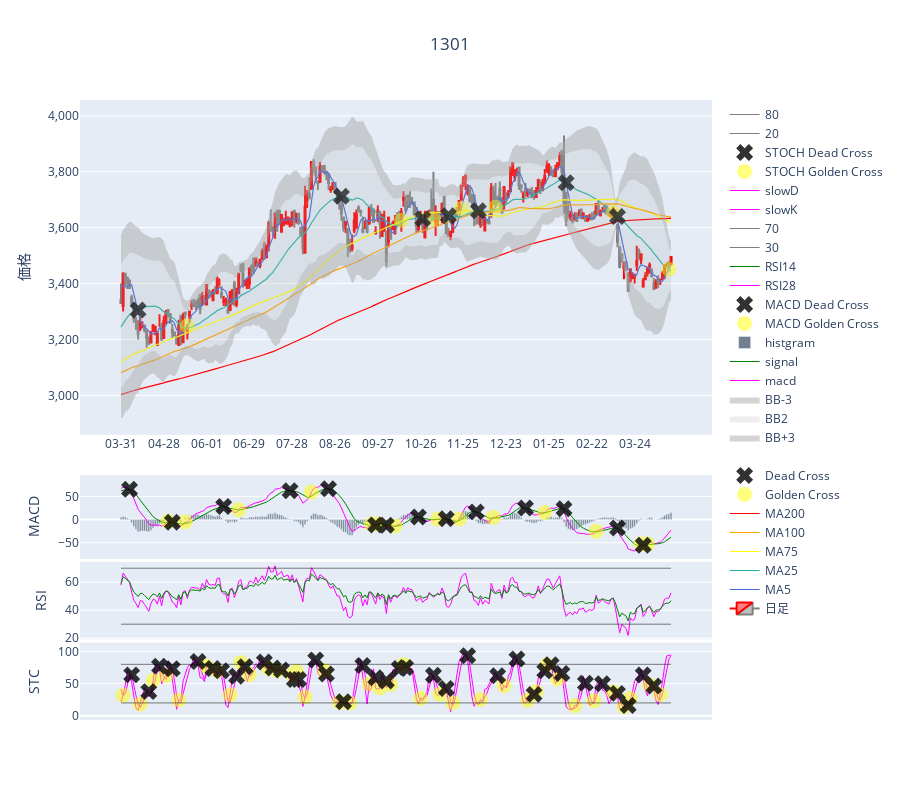

The notebook cell this image was saved under:
### Code cell
get_stock_graph("Prime_data", 1301, 2022, 3, 31)

### Figure 1 — Plotly figure (JSON) as saved in the notebook; plotly's stock layout.template omitted (floating-point values rounded to 4 significant figures; data arrays with more than 128 entries replaced by an {"elided": "..."} marker saying what was removed)
{"data": [{"close": {"elided": "258 int values"}, "decreasing": {"line": {"color": "gray"}}, "high": {"elided": "258 int values"}, "increasing": {"line": {"color": "red"}}, "low": {"elided": "258 int values"}, "name": "日足", "open": {"elided": "258 int values"}, "type": "candlestick", "x": {"elided": "258 str values"}}, {"line": {"color": "royalblue", "width": 1.2}, "name": "MA5", "type": "scatter", "x": {"elided": "258 str values"}, "y": {"elided": "258 float values"}, "yaxis": "y"}, {"line": {"color": "lightseagreen", "width": 1.2}, "name": "MA25", "type": "scatter", "x": {"elided": "258 str values"}, "y": {"elided": "258 float values"}, "yaxis": "y"}, {"line": {"color": "yellow", "width": 1.2}, "name": "MA75", "type": "scatter", "x": {"elided": "258 str values"}, "y": {"elided": "258 float values"}, "yaxis": "y"}, {"line": {"color": "orange", "width": 1.2}, "name": "MA100", "type": "scatter", "x": {"elided": "258 str values"}, "y": {"elided": "258 float values"}, "yaxis": "y"}, {"line": {"color": "red", "width": 1.2}, "name": "MA200", "type": "scatter", "x": {"elided": "258 str values"}, "y": {"elided": "258 float values"}, "yaxis": "y"}, {"marker": {"color": "yellow", "size": 15}, "mode": "markers", "name": "Golden Cross", "opacity": 0.5, "type": "scatter", "x": {"elided": "258 str values"}, "y": {"elided": "258 int values"}, "yaxis": "y"}, {"marker": {"color": "black", "size": 15, "symbol": "x"}, "mode": "markers", "name": "Dead Cross", "opacity": 0.8, "type": "scatter", "x": {"elided": "258 str values"}, "y": {"elided": "258 float values"}, "yaxis": "y"}, {"line": {"color": "lavender", "width": 0}, "name": "", "type": "scatter", "x": {"elided": "258 str values"}, "y": {"elided": "258 float values"}, "yaxis": "y"}, {"fill": "tonexty", "fillcolor": "rgba(170,170,170,.5)", "line": {"color": "lavender", "width": 0}, "name": "BB+3", "type": "scatter", "x": {"elided": "258 str values"}, "y": {"elided": "258 float values"}, "yaxis": "y"}, {"fill": "tonexty", "fillcolor": "rgba(170,170,170,.2)", "line": {"color": "lavender", "width": 0}, "name": "BB2", "type": "scatter", "x": {"elided": "258 str values"}, "y": {"elided": "258 float values"}, "yaxis": "y"}, {"fill": "tonexty", "fillcolor": "rgba(170,170,170,.5)", "line": {"color": "lavender", "width": 0}, "name": "BB-3", "type": "scatter", "x": {"elided": "258 str values"}, "y": {"elided": "258 float values"}, "yaxis": "y"}, {"line": {"color": "magenta", "width": 1}, "name": "macd", "type": "scatter", "x": {"elided": "258 str values"}, "y": {"elided": "258 float values"}, "yaxis": "y3"}, {"line": {"color": "green", "width": 1}, "name": "signal", "type": "scatter", "x": {"elided": "258 str values"}, "y": {"elided": "258 float values"}, "yaxis": "y3"}, {"marker": {"color": "slategray"}, "name": "histgram", "type": "bar", "x": {"elided": "258 str values"}, "y": {"elided": "258 float values"}, "yaxis": "y3"}, {"marker": {"color": "yellow", "size": 15}, "mode": "markers", "name": "MACD Golden Cross", "opacity": 0.5, "type": "scatter", "x": {"elided": "258 str values"}, "y": {"elided": "258 float values"}, "yaxis": "y3"}, {"marker": {"color": "black", "size": 15, "symbol": "x"}, "mode": "markers", "name": "MACD Dead Cross", "opacity": 0.8, "type": "scatter", "x": {"elided": "258 str values"}, "y": {"elided": "258 float values"}, "yaxis": "y3"}, {"line": {"color": "magenta", "width": 1}, "name": "RSI28", "type": "scatter", "x": {"elided": "258 str values"}, "y": {"elided": "258 float values"}, "yaxis": "y4"}, {"line": {"color": "green", "width": 1}, "name": "RSI14", "type": "scatter", "x": {"elided": "258 str values"}, "y": {"elided": "258 float values"}, "yaxis": "y4"}, {"line": {"color": "black", "width": 0.5}, "name": "30", "type": "scatter", "x": {"elided": "258 str values"}, "y": {"elided": "258 int values"}, "yaxis": "y4"}, {"line": {"color": "black", "width": 0.5}, "name": "70", "type": "scatter", "x": {"elided": "258 str values"}, "y": {"elided": "258 int values"}, "yaxis": "y4"}, {"line": {"color": "magenta", "width": 1}, "name": "slowK", "type": "scatter", "x": {"elided": "258 str values"}, "y": {"elided": "258 float values"}, "yaxis": "y5"}, {"line": {"color": "magenta", "width": 1}, "name": "slowD", "type": "scatter", "x": {"elided": "258 str values"}, "y": {"elided": "258 float values"}, "yaxis": "y5"}, {"marker": {"color": "yellow", "size": 15}, "mode": "markers", "name": "STOCH Golden Cross", "opacity": 0.5, "type": "scatter", "x": {"elided": "258 str values"}, "y": {"elided": "258 float values"}, "yaxis": "y5"}, {"marker": {"color": "black", "size": 15, "symbol": "x"}, "mode": "markers", "name": "STOCH Dead Cross", "opacity": 0.8, "type": "scatter", "x": {"elided": "258 str values"}, "y": {"elided": "258 float values"}, "yaxis": "y5"}, {"line": {"color": "black", "width": 0.5}, "name": "20", "type": "scatter", "x": {"elided": "258 str values"}, "y": {"elided": "258 int values"}, "yaxis": "y5"}, {"line": {"color": "black", "width": 0.5}, "name": "80", "type": "scatter", "x": {"elided": "258 str values"}, "y": {"elided": "258 int values"}, "yaxis": "y5"}], "layout": {"height": 800, "plot_bgcolor": "light blue", "title": {"text": "1301", "x": 0.5}, "xaxis": {"rangeslider": {"visible": false}, "ticktext": ["03-31", "04-28", "06-01", "06-29", "07-28", "08-26", "09-27", "10-26", "11-25", "12-23", "01-25", "02-22", "03-24"], "tickvals": ["03-31-2022", "04-28-2022", "06-01-2022", "06-29-2022", "07-28-2022", "08-26-2022", "09-27-2022", "10-26-2022", "11-25-2022", "12-23-2022", "01-25-2023", "02-22-2023", "03-24-2023"]}, "yaxis": {"domain": [0.46, 1], "side": "left", "tickformat": ",", "title": {"text": "価格"}}, "yaxis2": {"domain": [0.4, 0.46]}, "yaxis3": {"domain": [0.26, 0.395], "side": "left", "title": {"text": "MACD"}}, "yaxis4": {"domain": [0.13, 0.255], "side": "left", "title": {"text": "RSI"}}, "yaxis5": {"domain": [0, 0.125], "side": "left", "title": {"text": "STC"}}}}
